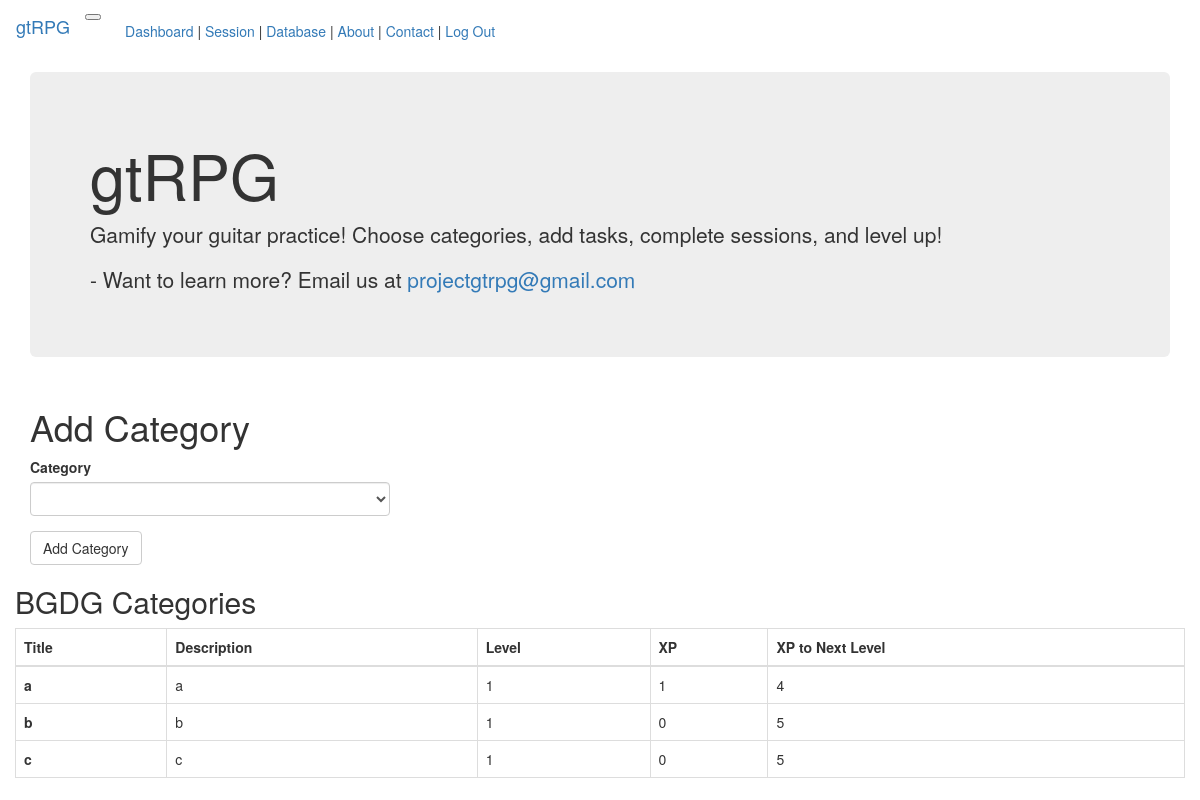
Before: /user/dd/add_category (signed in) with the older database file.
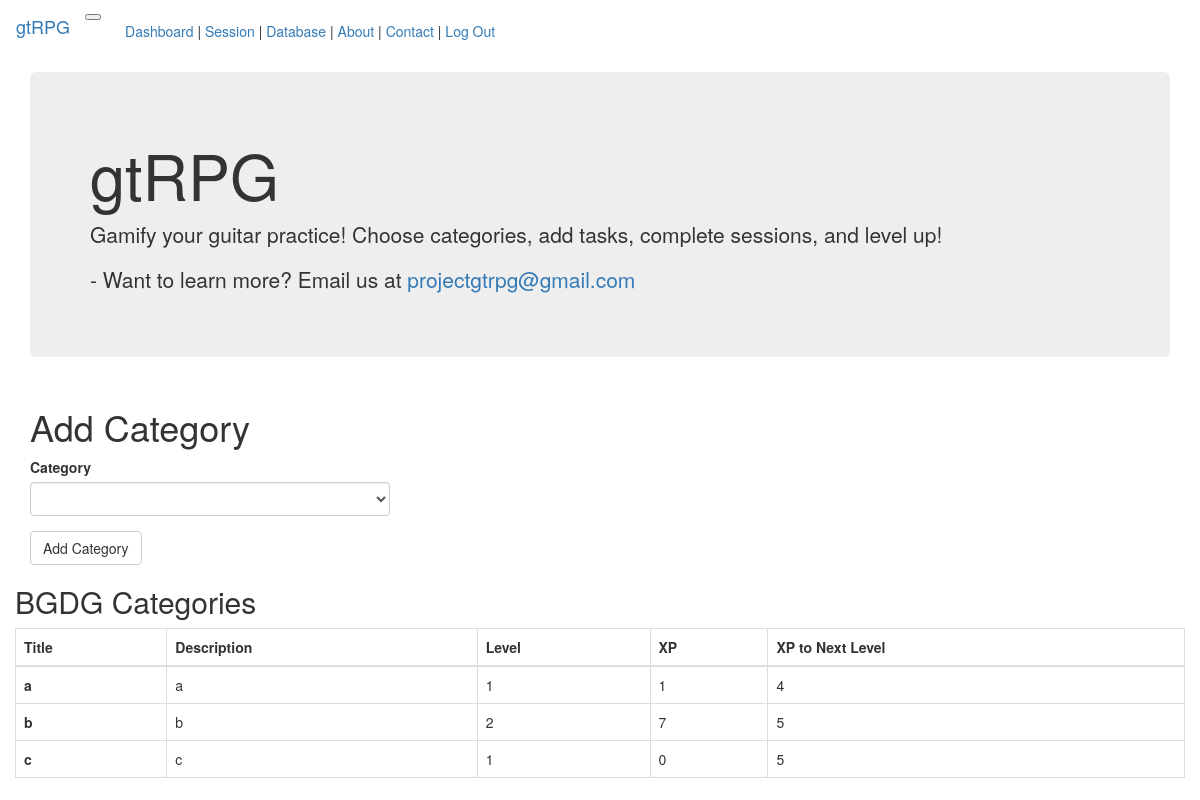
After: the same page with the newer database file.
### app/models.py (models this page shows, shortened)
class UserCategory(db.Model):
    user_id = db.Column('user_id', db.Integer, db.ForeignKey('user.id'), primary_key=True)
    category_id = db.Column('category_id', db.Integer, db.ForeignKey('category.id'), primary_key=True)
    level = db.Column('user_category_level', db.Integer, default=1, index=True)
    xp = db.Column('user_category_xp', db.Integer, default=0, index=True)
    level_up_xp_modifier = db.Column(db.Integer, default=5)
    xp_to_next_level = db.Column(db.Integer, default=5)
    xp_to_next_level_constant = db.Column(db.Float, default=5.0)

class Category(db.Model):
    id = db.Column(db.Integer, primary_key=True)
    title = db.Column(db.String(100), unique=True, nullable=False)
    description = db.Column(db.String(200))
    timestamp = db.Column(db.DateTime, index=True, default=datetime.utcnow)
    tasks = db.relationship('Task', backref='category', lazy=True)

### app/main/routes.py (the view, shortened to what this page needs)
@bp.route('/user/<username>/add_category', methods=['GET', 'POST'])
@login_required
def add_user_category(username):
    user = User.query.filter_by(username=username).first_or_404()
    duser = get_dumped_user(user)
    user_cat_id_list = []
    for user_cat in user.user_category:
        user_cat_id_list.append(user_cat.category_id)
    cat_user_cat_result = (db.session.query(UserCategory, Category)
                   .filter(UserCategory.user_id == user.id)
                   .filter(Category.id == UserCategory.category_id)
                   .all())
    add_user_category_form = AddUserCategoryForm()
    non_user_cats = Category.query.filter(Category.id.notin_(user_cat_id_list)).all()
    add_user_category_form.category_id.choices = [(cat.id, cat.title) for cat in non_user_cats]
    return render_template('add_user_category.html', title="Add Category | gtRPG", user=user, add_user_category_form=add_user_category_form,
                            cat_user_cat_result=cat_user_cat_result)

### app/main/forms.py (shortened to what this page needs)
class AddUserCategoryForm(FlaskForm):
    category_id = SelectField(u'Category', coerce=int)
    add_user_category_submit = SubmitField('Add Category')

### app/main/routes.py (called while the page is built)
@bp.before_request
def before_request():
    if current_user.is_authenticated:
        current_user.last_seen = datetime.utcnow()
        db.session.commit()

def get_dumped_user(user):
    dumped_user = USER_SCHEMA.dump(user)
    return dumped_user

### app/models.py (called while the page is built)
@login.user_loader
def load_user(id):
    return User.query.get(int(id))

### app/templates/add_user_category.html
{% extends "base.html" %}
{% import 'bootstrap/wtf.html' as wtf %}
{% block app_content %}
    <div class="row">
        <div class="col-md-4">
            <h1>Add Category</h1>
            {{ wtf.quick_form(add_user_category_form) }}
        </div>
    </div>
    <div class="row" id ="userCategoriesTable">
        <div class="col">
            <h2>{{current_user.username}} Categories</h2>
            {% if (cat_user_cat_result is defined) and cat_user_cat_result %}
            <table class="table table-dark table-bordered table-hover">
                <thead class="thead-dark">
                    <tr>
                        <th scope="col">Title</th>
                        <th scope="col">Description</th>
                        <th scope="col">Level</th>
                        <th scope="col">XP</th>
                        <th scope="col">XP to Next Level</th>
                    </tr>
                </thead>
                <tbody>
                    {% for result in cat_user_cat_result %}
                        <tr>
                            <th scope="row">{{result[1].title}}</th>
                            <td>{{result[1].description}}</td>
                            <td>{{result[0].level}}</td>
                            <td>{{result[0].xp}}</td>
                            <td>{{result[0].xp_to_next_level}}</td>
                        </tr>
                    {% endfor %}
                </tbody>
            </table>
            {% else %}
            <h4><i>No categories added</i></h4>
            {% endif %}
        </div>
    </div>
{% endblock %}

Changed rows visible on the page:
changed UserCategory (number 2 of 3 on the later page): user_category_level "1" → "2"; user_category_xp "0" → "7"
